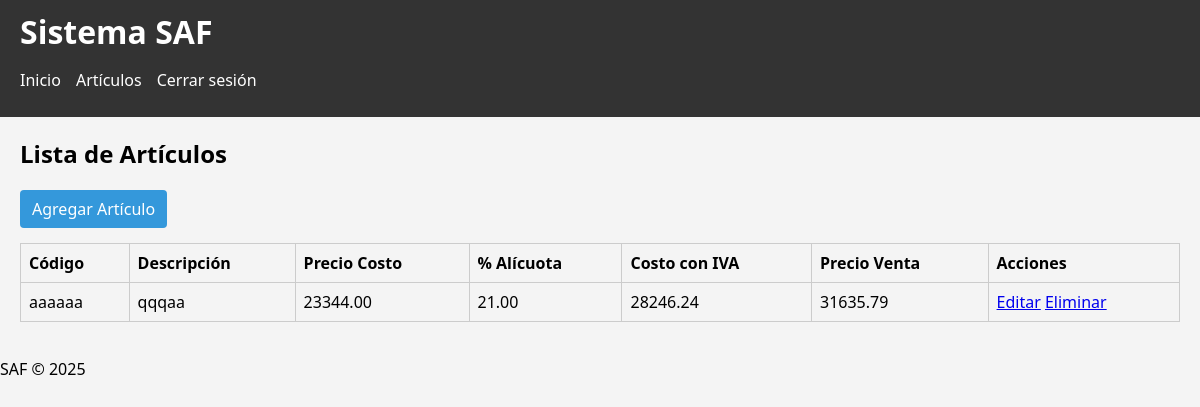
/lista/ (signed in), run on the app's committed database.
### articulos/models.py (models this page shows, shortened)
class Articulo(models.Model):
    codart = models.CharField("Código", max_length=14, unique=True)
    descrip = models.CharField("Descripción", max_length=80)
    precosto = models.DecimalField(
        "Precio Costo",
        max_digits=12,
        decimal_places=2,
        validators=[MinValueValidator(0)]
    )
    ncodalic = models.ForeignKey(
        'Alicuota',
        verbose_name="Código Alícuota",
        on_delete=models.PROTECT
    )
    margen = models.DecimalField(
        "Margen %",
        max_digits=6,
        decimal_places=2,
        default=0
    )
    alic = models.DecimalField(
        "% Alícuota",
        max_digits=5,
        decimal_places=2,
        editable=False,
        null=True,
        default=0
    )
    costoiva = models.DecimalField(
        "Costo con IVA",
        max_digits=12,
        decimal_places=2,
        editable=False,
        null=True,
        default=0
    )
    preventa = models.DecimalField(
        "Precio Venta",
        max_digits=12,
        decimal_places=2,
        editable=False,
        null=True,
        default=0
    )

### articulos/views.py (the view)
# urls.py: path('lista/', views.lista_articulos, name='lista_articulos'),
def lista_articulos(request):
    if not request.session.get('usuario_autenticado'):
        return redirect('login')
    articulos = Articulo.objects.all()  # Traemos todos los artículos
    return render(request, 'articulos/lista.html', {'articulos': articulos})

### articulos/templates/articulos/lista.html (shortened to what this page needs)
{% extends "base.html" %}
{% block content %}
<h2>Lista de Artículos</h2>
<a class="btn" href="{% url 'agregar_articulo' %}">Agregar Artículo</a>
<table>
    <thead>
        <tr>
            <th>Código</th>
            <th>Descripción</th>
            <th>Precio Costo</th>
            <th>% Alícuota</th>
            <th>Costo con IVA</th>
            <th>Precio Venta</th>
            <th>Acciones</th>
        </tr>
    </thead>
    <tbody>
        {% for articulo in articulos %}
        <tr>
            <td>{{ articulo.codart }}</td>
            <td>{{ articulo.descrip }}</td>
            <td>{{ articulo.precosto }}</td>
            <td>{{ articulo.alic }}</td>
            <td>{{ articulo.costoiva }}</td>
            <td>{{ articulo.preventa }}</td>
            <td>
                <a href="{% url 'modificar_articulo' articulo.id %}">Editar</a>
                <a href="{% url 'eliminar_articulo' articulo.id %}">Eliminar</a>
            </td>
        </tr>
        {% empty %}
        <tr>
            <td colspan="7">No hay artículos cargados.</td>
        </tr>
        {% endfor %}
    </tbody>
</table>
{% endblock %}

### articulos/static/css/styles.css (style rules this page uses)
body { font-family: "Segoe UI"; background: #f4f4f4; margin: 0; padding: 0; }
h2 { margin-top: 0; }
.btn { display: inline-block; padding: 8px 12px; background: #3498db; color: white; text-decoration: none; border-radius: 4px; }
table { width: 100%; border-collapse: collapse; margin-top: 15px; }
table th, table td { border: 1px solid #ccc; padding: 8px; text-align: left; }

### data on the page
Articulo: codart "aaaaaa", descrip "qqqaa", precosto "23344.00", alic "21.00", costoiva "28246.24", preventa "31635.79"
